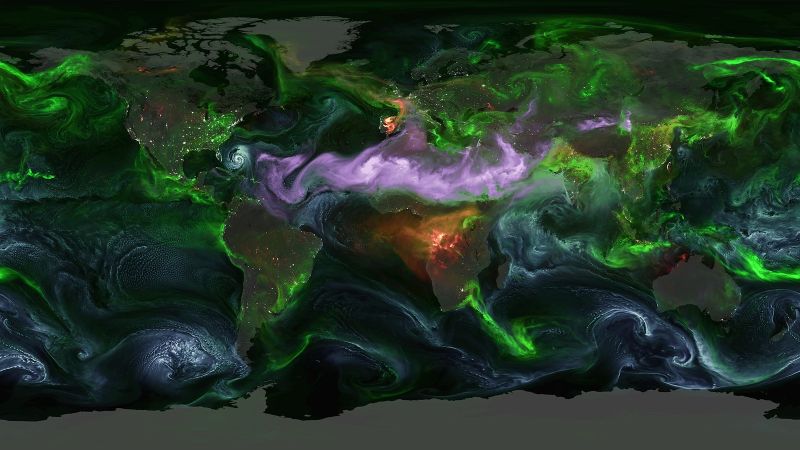
#> input picture media/aerosoles.webp, 1600 x 900 px (shown at 1/2 size); its folder holds only this picture in this run
$ python sonify.py
#> lines starting #> are read from the running program, lines starting #| are printed output that depends on the picture
"""Regenera las pistas MP3 desde public/media/*.webp con Pillow y FFmpeg.

Uso: python scripts/sonify.py [--ffmpeg /ruta/a/ffmpeg]
Cada archivo contiene 96 notas de medio segundo, correspondientes a 96 franjas.
"""

import argparse
from array import array
from functools import cache
import math
from pathlib import Path
import subprocess
import sys

from PIL import Image, ImageStat

MEDIA = Path(__file__).resolve().parents[1] / "public" / "media"
STRIPS = 96
RATE = 24000
SAMPLES_PER_NOTE = RATE // 2
SEMITONES = (0, 2, 4, 7, 9, 12, 14, 16, 19, 21)


@cache
def note(level: int) -> bytes:
    frequency = 174.61 * 2 ** (SEMITONES[level] / 12)
    samples = array("h")
    for index in range(SAMPLES_PER_NOTE):
        time = index / RATE
        angle = 2 * math.pi * frequency * time
        envelope = min(1, time / 0.018) * math.exp(-3.8 * time)
        envelope *= min(1, (SAMPLES_PER_NOTE - 1 - index) / (RATE * 0.04))
        wave = math.sin(angle) + 0.17 * math.sin(2 * angle) + 0.05 * math.sin(3 * angle)
        samples.append(round(9200 * envelope * wave))
    if sys.byteorder == "big":
        samples.byteswap()
    return samples.tobytes()


def sonify(path: Path, ffmpeg: str) -> None:
#> called with ffmpeg = 'ffmpeg'
    with Image.open(path) as image:
#> image is the input picture: PIL image 1600x900 RGB; mean R, G, B 34.6, 52.7, 39.3
        gray = image.convert("L")
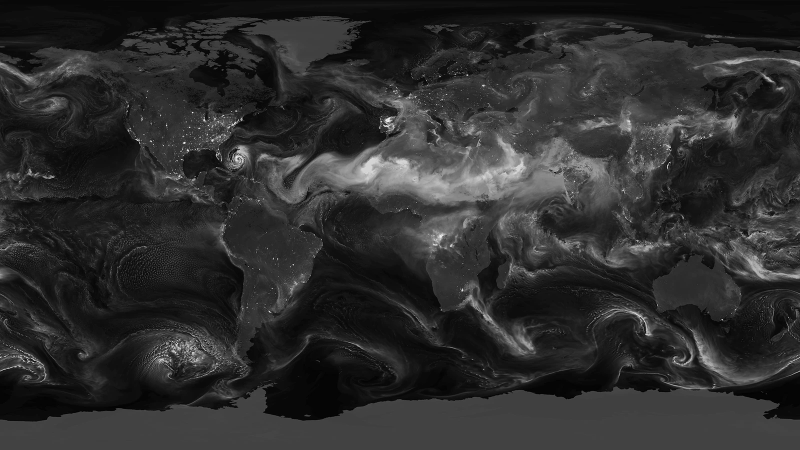
#> gray: PIL image 1600x900 L (shown at 1/2 size); min 0, max 254, mean 45.8
        means = []
        for strip in range(STRIPS):
            left = strip * gray.width // STRIPS
            right = (strip + 1) * gray.width // STRIPS
            band = gray.crop((left, 0, right, gray.height))
            means.append(ImageStat.Stat(band).mean[0])
#> this loop made 96 passes
#> pass 1, in sonify, `band = gray.crop((left, 0, right, gray.height))`:
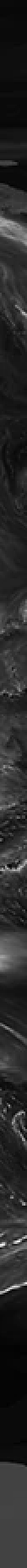
#> band: PIL image 16x900 L (shown 2 times larger); min 2, max 249, mean 40.8
#> pass 2, in sonify, `band = gray.crop((left, 0, right, gray.height))`:
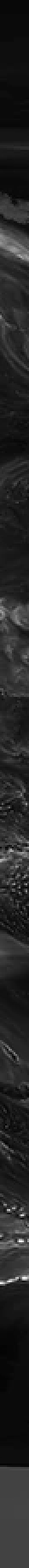
#> band: PIL image 17x900 L (shown 2 times larger); min 3, max 248, mean 37
#> pass 3, in sonify, `band = gray.crop((left, 0, right, gray.height))`:
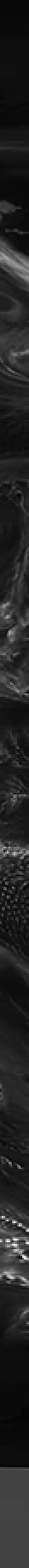
#> band: PIL image 17x900 L (shown 2 times larger); min 1, max 250, mean 36
#> after the loop:
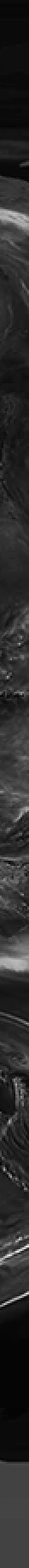
#> band: PIL image 17x900 L (shown 2 times larger); min 2, max 237, mean 43.4
#> after the loop, means = 96 values, max 63.11 at index 61, min 29.12 at index 12, mean 45.76

    low, high = min(means), max(means)
#> low = 29.12; high = 63.11
    spread = high - low
#> spread = 33.98
    levels = [round((v - low) / spread * (len(SEMITONES) - 1)) if spread else 0 for v in means]
#> levels = 96 values, max 9 at index 60, min 0 at index 8, mean 4.42
    pcm = b"".join(note(level) for level in levels)
    output = path.with_suffix(".mp3")
    temp = output.with_suffix(".tmp.mp3")
    try:
        subprocess.run(
            [ffmpeg, "-v", "error", "-y", "-f", "s16le", "-ar", str(RATE),
             "-ac", "1", "-i", "pipe:0", "-c:a", "libmp3lame", "-b:a", "48k", str(temp)],
            input=pcm,
            check=True,
        )
#> (this line was passed over: subprocess is not available in this run)
        temp.replace(output)
    finally:
        temp.unlink(missing_ok=True)


if __name__ == "__main__":
    parser = argparse.ArgumentParser(description=__doc__)
    parser.add_argument("--ffmpeg", default="ffmpeg")
    args = parser.parse_args()
    for path in sorted(MEDIA.glob("*.webp")):
        sonify(path, args.ffmpeg)
